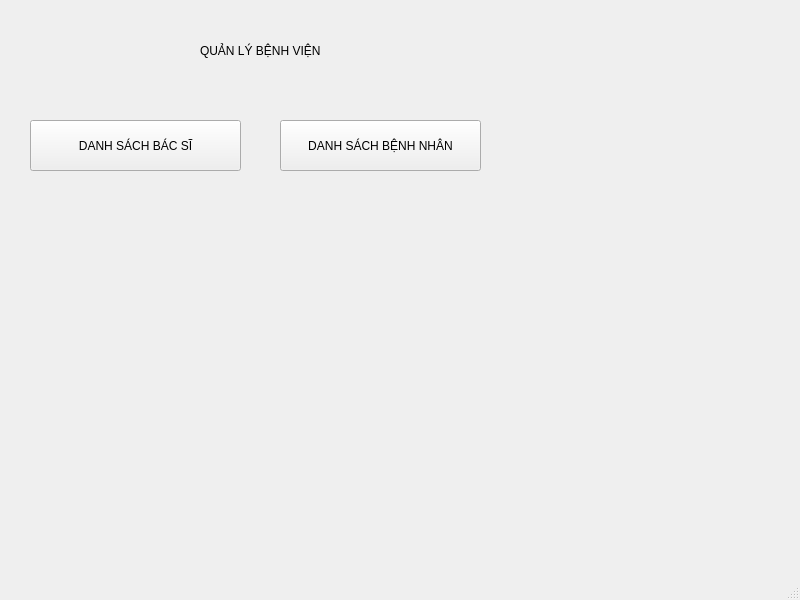
<?xml version="1.0" encoding="UTF-8"?>
<ui version="4.0">
 <class>Hospital</class>
 <widget class="QMainWindow" name="Hospital">
  <property name="geometry">
   <rect>
    <x>0</x>
    <y>0</y>
    <width>800</width>
    <height>600</height>
   </rect>
  </property>
  <property name="windowTitle">
   <string>Hospital</string>
  </property>
  <widget class="QWidget" name="centralwidget">
   <widget class="QLabel" name="label">
    <property name="geometry">
     <rect>
      <x>200</x>
      <y>30</y>
      <width>201</width>
      <height>41</height>
     </rect>
    </property>
    <property name="text">
     <string>QUẢN LÝ BỆNH VIỆN</string>
    </property>
   </widget>
   <widget class="QPushButton" name="pushButton">
    <property name="geometry">
     <rect>
      <x>30</x>
      <y>120</y>
      <width>211</width>
      <height>51</height>
     </rect>
    </property>
    <property name="text">
     <string>DANH SÁCH BÁC SĨ</string>
    </property>
   </widget>
   <widget class="QPushButton" name="pushButton_2">
    <property name="geometry">
     <rect>
      <x>280</x>
      <y>120</y>
      <width>201</width>
      <height>51</height>
     </rect>
    </property>
    <property name="text">
     <string>DANH SÁCH BỆNH NHÂN</string>
    </property>
   </widget>
  </widget>
  <widget class="QMenuBar" name="menubar">
   <property name="geometry">
    <rect>
     <x>0</x>
     <y>0</y>
     <width>800</width>
     <height>17</height>
    </rect>
   </property>
  </widget>
  <widget class="QStatusBar" name="statusbar"/>
 </widget>
 <resources/>
 <connections/>
</ui>
